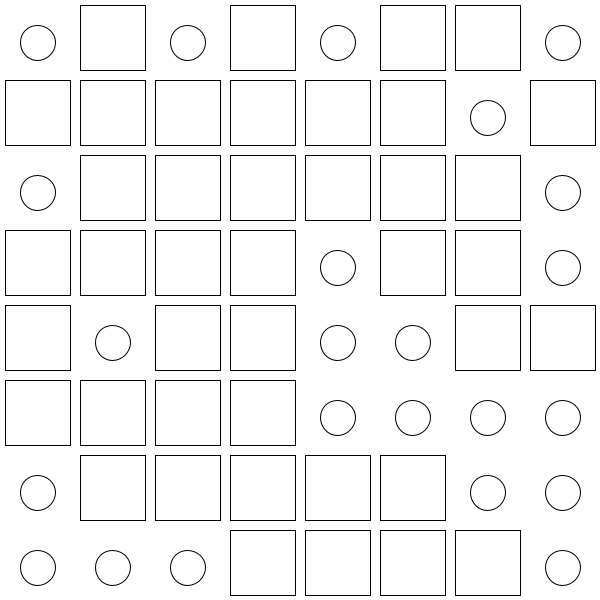
Frame 1 (no input)
Frame 60 (the mouse pressed at the canvas centre just before this capture): identical to frame 1, image omitted
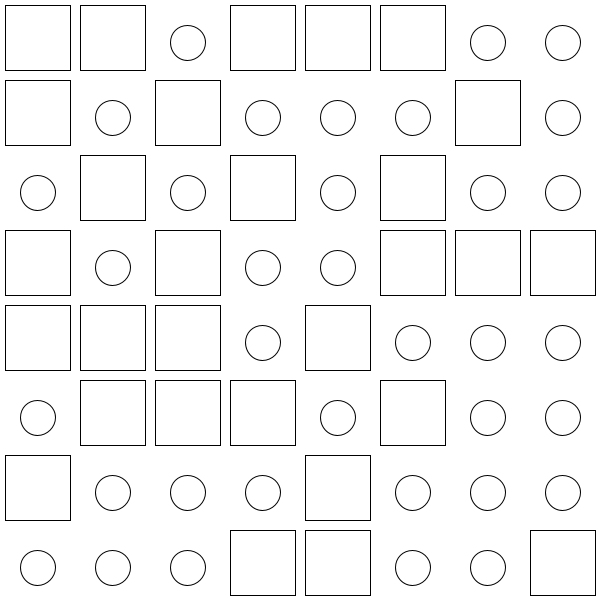
Frame 120 (the mouse held since frame 60 and released just before this capture)

The Processing sketch that drew these frames (run headless with seeded random() and noise(); from frame 60 on, the mouse is pressed at the canvas centre):

// Processing sketch: challenge3_random
// ── challenge3_random.pde
int grid = 8;
int squareSize;

boolean redraw = true;
 
void setup() {
  size(600, 600); // Specified by assignment
  squareSize = width/grid;
  ellipseMode(CORNER);
}
 
void draw() {
  if (redraw){
    
   background(255);
    // Begin loop for columns
    for (int w = 0; w < width; w += squareSize) {
      // Begin loop for rows
      for (int h = 0; h < height; h += squareSize) { 
        int randomSeed = round(random(1));
        println(randomSeed);
        if(randomSeed == 0){
          rect(h+5, w+5, squareSize-10, squareSize-10);
        }
        else{
          ellipse(h+20, w+25, squareSize-40, squareSize-40);
        }
      }
    }
    redraw = false;
  }
}

void mousePressed(){
  redraw = true; 
}
